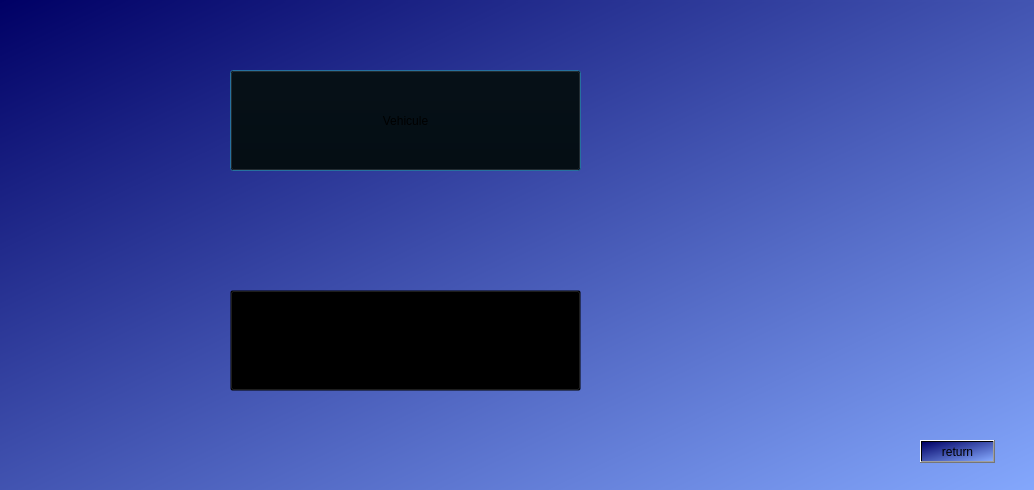
<?xml version="1.0" encoding="UTF-8"?>
<ui version="4.0">
 <class>choix</class>
 <widget class="QDialog" name="choix">
  <property name="geometry">
   <rect>
    <x>0</x>
    <y>0</y>
    <width>1034</width>
    <height>490</height>
   </rect>
  </property>
  <property name="windowTitle">
   <string>Dialog</string>
  </property>
  <property name="styleSheet">
   <string notr="true">background-color: qlineargradient(spread:pad, x1:0, y1:0, x2:1, y2:1, stop:0 rgba(0, 0, 101, 255), stop:1 rgba(134, 170, 255, 255));</string>
  </property>
  <widget class="QPushButton" name="pushButton">
   <property name="geometry">
    <rect>
     <x>230</x>
     <y>70</y>
     <width>351</width>
     <height>101</height>
    </rect>
   </property>
   <property name="styleSheet">
    <string notr="true">QPushButton{
background-color : transparent;
font: 63 11pt &quot;Yu Gothic UI Semibold&quot;;


	
}
QPushButton:hover{
background-color:rgb(71,200,255);

}</string>
   </property>
   <property name="text">
    <string>Vehicule</string>
   </property>
  </widget>
  <widget class="QPushButton" name="pushButton_2">
   <property name="geometry">
    <rect>
     <x>230</x>
     <y>290</y>
     <width>351</width>
     <height>101</height>
    </rect>
   </property>
   <property name="styleSheet">
    <string notr="true">QPushButton{
background-color : transparent;
font: 63 11pt &quot;Yu Gothic UI Semibold&quot;;


	
}
QPushButton:hover{
background-color:rgb(71,200,255);

}</string>
   </property>
   <property name="text">
    <string>Abonnée</string>
   </property>
  </widget>
  <widget class="QLabel" name="label">
   <property name="geometry">
    <rect>
     <x>-4</x>
     <y>2</y>
     <width>1041</width>
     <height>501</height>
    </rect>
   </property>
   <property name="text">
    <string/>
   </property>
   <property name="scaledContents">
    <bool>true</bool>
   </property>
  </widget>
  <widget class="QPushButton" name="pushButton_3">
   <property name="geometry">
    <rect>
     <x>920</x>
     <y>440</y>
     <width>75</width>
     <height>23</height>
    </rect>
   </property>
   <property name="text">
    <string>return</string>
   </property>
  </widget>
  <zorder>label</zorder>
  <zorder>pushButton</zorder>
  <zorder>pushButton_2</zorder>
  <zorder>pushButton_3</zorder>
 </widget>
 <resources/>
 <connections>
  <connection>
   <sender>pushButton_3</sender>
   <signal>clicked()</signal>
   <receiver>choix</receiver>
   <slot>close()</slot>
   <hints>
    <hint type="sourcelabel">
     <x>960</x>
     <y>451</y>
    </hint>
    <hint type="destinationlabel">
     <x>1102</x>
     <y>447</y>
    </hint>
   </hints>
  </connection>
 </connections>
</ui>
